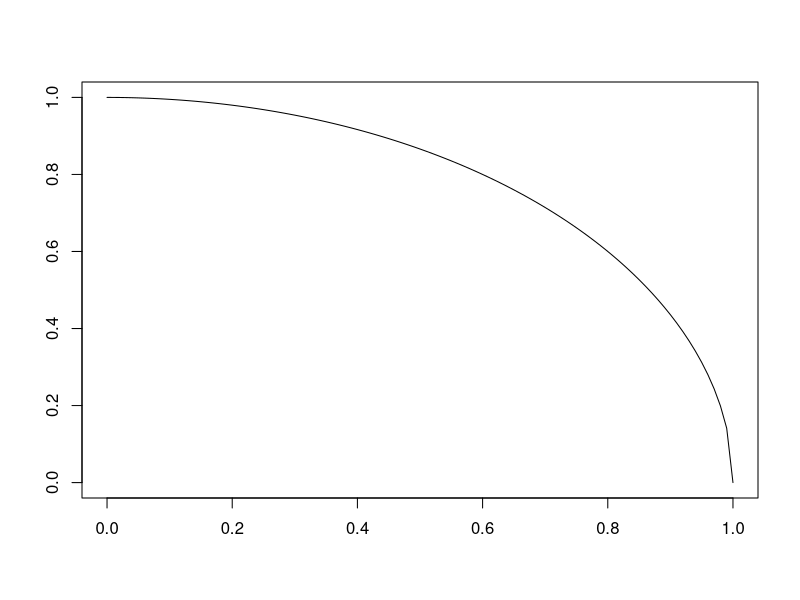

Here is the R script that generated this plot:
## ---- chunk 1
plot(0, type = 'n', xlim = c(0,1), ylim = c(0,1), xlab = "",ylab = "")
r <- 1

x <- seq(0,1,by = 0.01)
y <- sqrt(1 - x^2)
lines(x,y)
